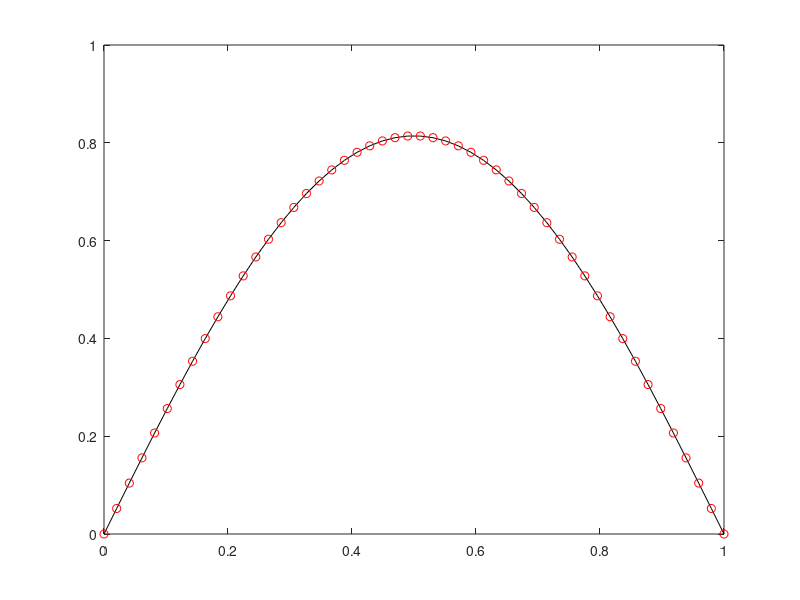

Reproduce this figure in MATLAB.
clear; clc; close all;

nx=50; x=linspace(0,1,nx)'; h=x(2)-x(1); 
alpha=0.5; dt=alpha*h^2; 

u=sin(pi*x);
nu=0*x;

A_prime=zeros(nx-2);
for ix=1:nx-2
    A_prime(ix,ix)=1-alpha;
    if ix>1
        A_prime(ix-1,ix) = alpha/2;
    end
    if ix<nx-2
        A_prime(ix+1,ix)=alpha/2;
    end
end

B_prime=zeros(nx-2);
for ix=1:nx-2
    B_prime(ix,ix)=1+alpha;
    if ix>1
        B_prime(ix-1,ix) = -alpha/2;
    end
    if ix<nx-2
        B_prime(ix+1,ix)=-alpha/2;
    end
end

for it=1:100
    
    % Approximation - Crank-Nicolson
    ix=2:nx-1;
    nu(ix)=B_prime\(A_prime)*u(ix);
    u=nu;
    
    % Exact value
    t=dt*it;
    exu=exp(-pi^2*t)*sin(pi*x);
    
    if mod(it,1)==0
        clf;
        plot(x,exu,'k');
        hold on;
        plot(x,u,'ro');
        axis([x(1) x(end) 0 1]);
        drawnow;
    end
    
end